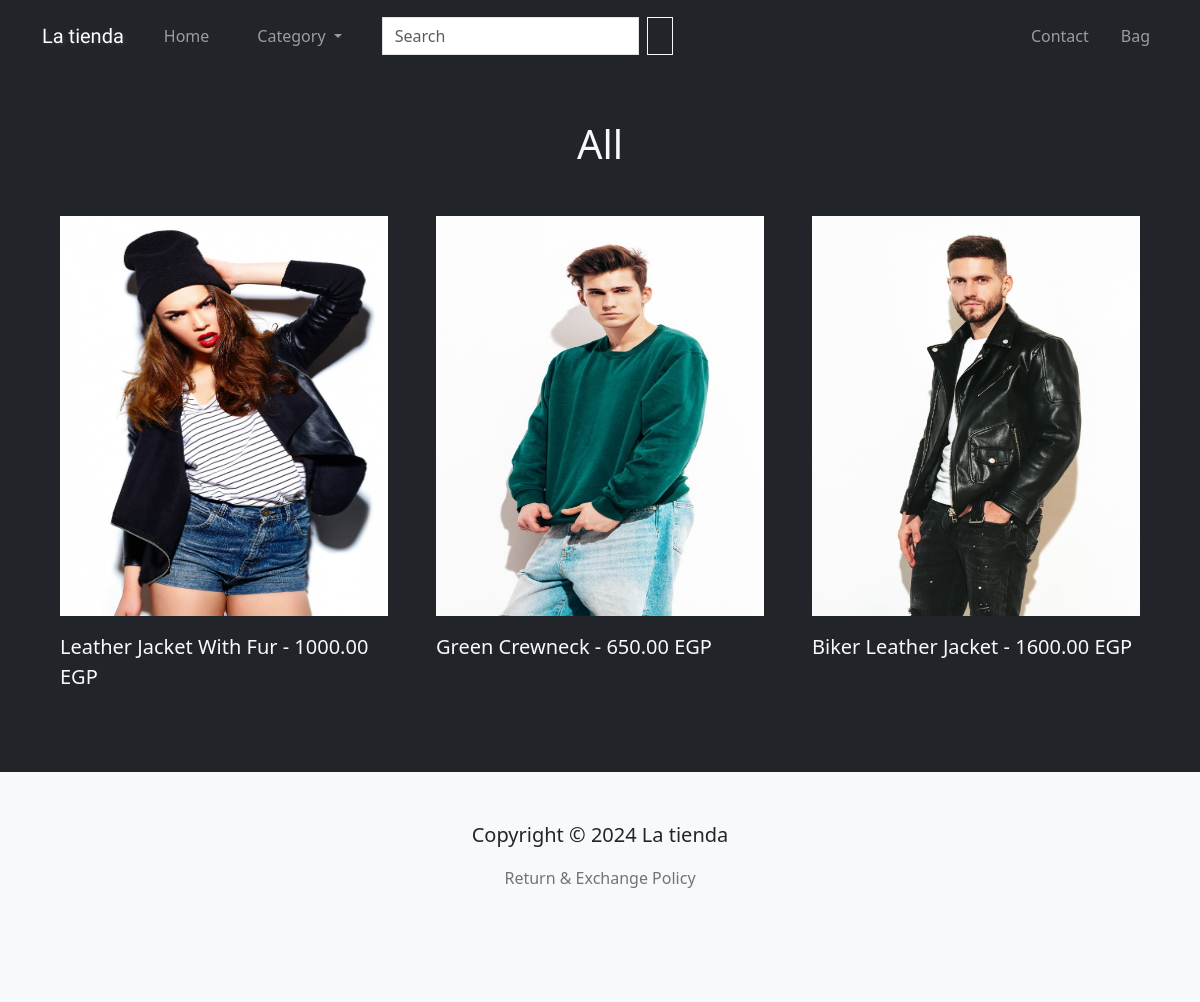
The app's page /products/search with its own data.
### core/models/product_models.py (models this page shows, shortened)
class Product(models.Model):
    FITS = [
        ('Regular Fit', 'regular_fit'),
        ('Slim Fit', 'slim_fit'),
        ('Relaxed Fit', 'relaxed_fit'),
    ]
    name = models.CharField(max_length=255)
    price = models.DecimalField(max_digits=6, decimal_places=2)
    description = models.TextField(blank=True, null=True)
    fit = models.CharField(max_length=255, choices=FITS, default="Regular Fit")
    category = models.ForeignKey(Category, null=True, related_name='products', on_delete=models.SET_NULL)   # many to one relationship
    main_image = models.ImageField(upload_to='product-images/%y/%m/%d')
    created_at = models.DateTimeField(auto_now_add=True)
    slug = models.SlugField(unique=True, blank=True, null=True, verbose_name="name in URL")
    active = models.BooleanField(default=False)
    @property
    def images(self):   # returns all product extra images
        return self.productimage_set.all()
    class Meta:
        ordering = ["-active", "created_at"]
        indexes = [
            models.Index(fields=["name"]),
            models.Index(fields=["category"]),
        ]

### core/views.py (the view)
# urls.py: path("products/search", views.product_search, name="search"),
def product_search(request):
    categories = Category.objects.all()  # get all categories from db
    search_value = request.GET.get("search-inp", "")
    if search_value:
        products = Product.objects.filter(
            (Q(name__icontains=search_value) | Q(category__cat_name__startswith=search_value)) & Q(active=True)
        )
        selected_cat = f"results for '{search_value}'"
    else:
        products = Product.objects.filter(active=True)  # get all active products from db
        selected_cat = "all"
    context = {
                "products": products,
                "categories": categories,
                "selected_cat": selected_cat,
               }
    return render(request, "products/product_list.html", context)

### templates/products/product_list.html (shortened to what this page needs)
{% extends 'products/products_layout.html' %}
{% load bootstrap5 %}
{% load bootstrap_icons %}
{% block content %}
<section class="p-5 bg-dark text-light">
  <div class="container">
    <h1 class="text-center mb-5">{% bs_icon 'dash-lg' size='1.5em' %} {{selected_cat | capfirst}} {% bs_icon 'dash-lg' size='1.5em' %}</h1>
    <div class="row g-5">
      {% for product in products %}
      <div class="col-lg-4 col-md-6">
        <a href="{% url 'product' product.slug %}" class="text-decoration-none text-light">
          <div class="my-card">
            <img src="{{product.main_image.url}}" class="card-img-top img-fluid" alt="product-img">
            <p class="lead py-3">{{product.name}} - {{product.price}} EGP</p>
          </div>
        </a>
      </div>
      {% empty %}
      <h3 class="p-5 fst-italic text-center">There's no products to show here!</h3>
      {% endfor %}
    </div>
  </div>
</section>
{% endblock content %}

### store/static/products/css/products.css (style rules this page uses)
.my-card img { height: 50vh; }

### records on screen
Product: main_image (picture), name "Leather Jacket With Fur", price "1000.00"
Product: main_image (picture), name "Green Crewneck", price "650.00"
Product: main_image (picture), name "Biker Leather Jacket", price "1600.00"

### other values on screen
{{ selected_cat | capfirst }} "All"
